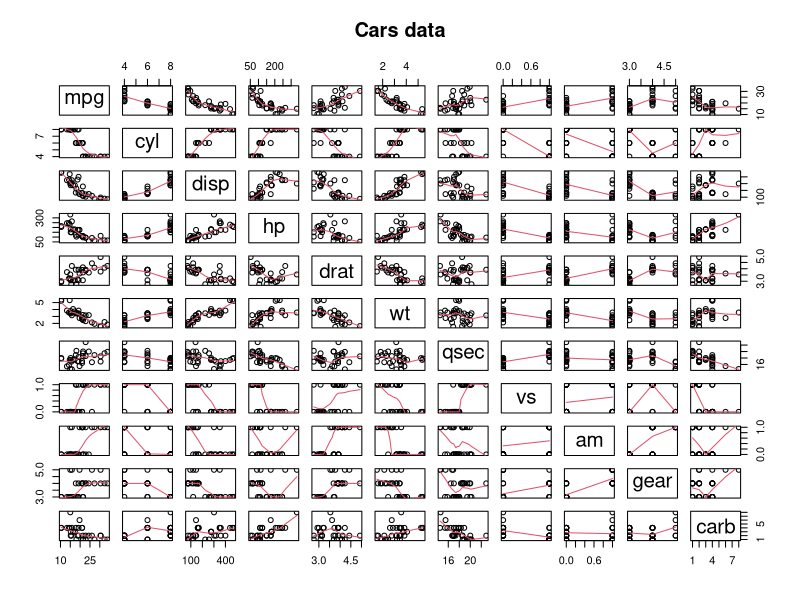
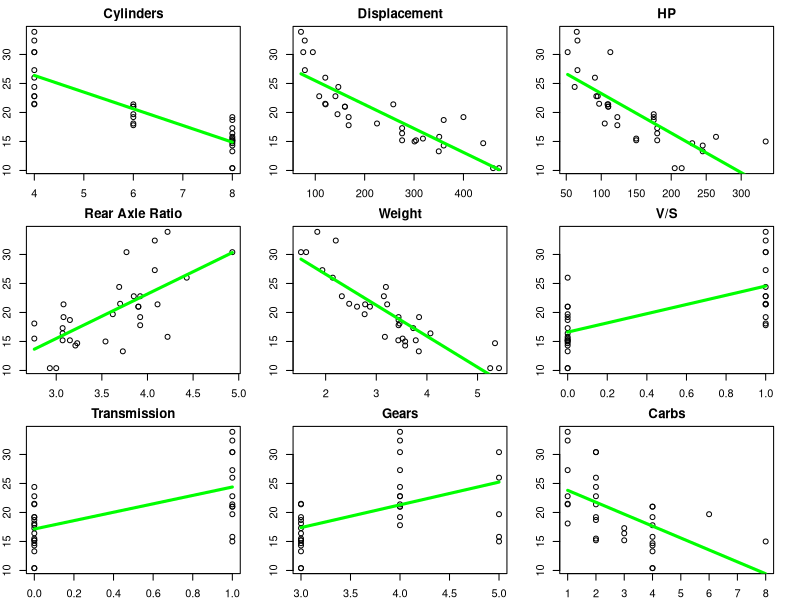
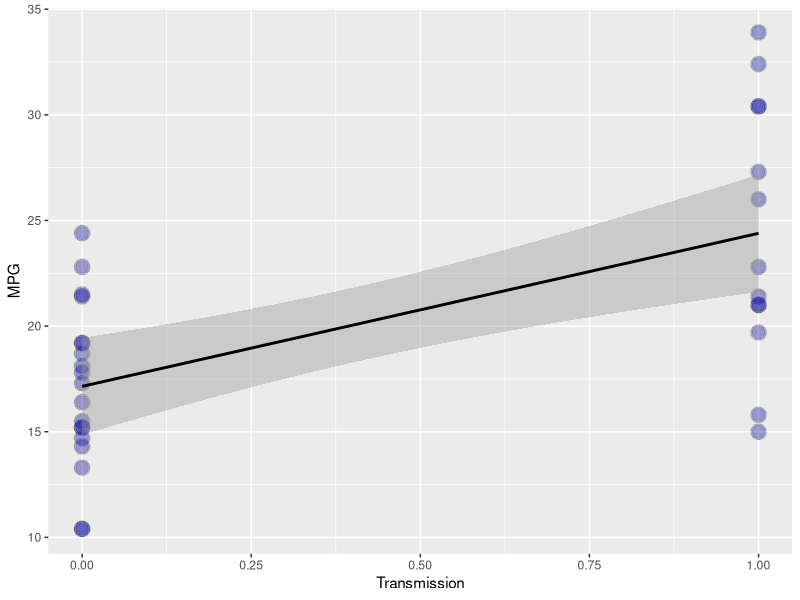

The R source for these figures, in order: (Note: this script raises an error after producing the figures.)
data(mtcars)

pairs(mpg~.,data=mtcars,panel=panel.smooth, main="Cars data")
par(mfrow=c(3,3),mar = rep(2, 4))
plot(mtcars$cyl, mtcars$mpg, main="Cylinders"); lines(mtcars$cyl, lm(mpg ~ cyl, data=mtcars)$fitted, lwd=3, col="green")
plot(mtcars$disp, mtcars$mpg,main="Displacement"); lines(mtcars$disp, lm(mpg ~ disp, data=mtcars)$fitted, lwd=3, col="green")
plot(mtcars$hp, mtcars$mpg,main="HP"); lines(mtcars$hp, lm(mpg ~ hp, data=mtcars)$fitted, lwd=3, col="green")
plot(mtcars$drat, mtcars$mpg,main="Rear Axle Ratio"); lines(mtcars$drat, lm(mpg ~ drat, data=mtcars)$fitted, lwd=3, col="green")
plot(mtcars$wt, mtcars$mpg,main="Weight"); lines(mtcars$wt, lm(mpg ~ wt, data=mtcars)$fitted, lwd=3, col="green")
plot(mtcars$vs, mtcars$mpg,main="V/S"); lines(mtcars$vs, lm(mpg ~ vs, data=mtcars)$fitted, lwd=3, col="green")
plot(mtcars$am, mtcars$mpg,main="Transmission"); lines(mtcars$am, lm(mpg ~ am, data=mtcars)$fitted, lwd=3, col="green")
plot(mtcars$gear, mtcars$mpg,main="Gears"); lines(mtcars$gear, lm(mpg ~ gear, data=mtcars)$fitted, lwd=3, col="green")
plot(mtcars$carb, mtcars$mpg,main="Carbs"); lines(mtcars$carb, lm(mpg ~ carb, data=mtcars)$fitted, lwd=3, col="green")







#mean mpg for automatic
mean_auto=mean(mtcars[mtcars$am==0,]$mpg)

#mean mpg for manual
mean_manual=mean(mtcars[mtcars$am==1,]$mpg)

#Did the student interpret the coefficients correctly?


#Did the student do some exploratory data analyses?

#start by looking at MPG vs automatic and manual
library(ggplot2)
g=ggplot(mtcars,aes(x=am, y=mpg),)
g=g+xlab("Transmission")
g=g+ylab("MPG")
g=g+geom_point(size=5, color="black",alpha=0.2)
g=g+geom_point(size=4,color="blue",alpha=0.2)
g=g+geom_smooth(method="lm",color="black")
g

library(gridExtra)
#add in weight and group by transmission
mtcars$trans="Automatic"
mtcars[mtcars$am==1,]$trans="Manual"
g=ggplot(mtcars,aes(x=wt, y=mpg, fill=trans),)
g=g+xlab("Weight")
g=g+ylab("MPG")
g=g+geom_point(size=5, color="black",alpha=0.2)
g=g+geom_point(size=4, color="blue", alpha=0.2)
g=g+geom_smooth(method="lm",color="black")
g1=g

#add in weight and group by transmission
g=ggplot(mtcars,aes(x=cyl, y=mpg, fill=trans),)
g=g+xlab("Cylinders")
g=g+ylab("MPG")
g=g+geom_point(size=5, color="black",alpha=0.2)
g=g+geom_point(size=4, color="blue", alpha=0.2)
g=g+geom_smooth(method="lm",color="black")
g2=g

grid.arrange(g1, g2, ncol = 2, main = "Grid Plot")

#Did the student fit multiple models and detail their strategy for model selection?
#Look at linear model on transmission only
fit1=lm(mpg ~ ., data=mtcars)
summary(fit1)$coef
fit1R2=summary(fit1)$r.squared
# plot(fit)

fit2=lm(mtcars$mpg ~ mtcars$am)
summary(fit2)$coef
fit2R2=summary(fit2)$r.squared


fit3=lm(mtcars$mpg ~ mtcars$am+mtcars$wt)
summary(fit3)$coef
fit3R2=summary(fit3)$r.squared
# plot(fit)


fit4=lm(mpg ~ am+ wt+cyl, data=mtcars)
summary(fit4)$coef
fit4R2=summary(fit4)$r.squared

# plot(fit)

fit5=lm(mpg ~ wt+cyl, data=mtcars)
summary(fit5)$coef
fit5R2=summary(fit5)$r.squared

# plot(fit)

fit6=lm(mpg ~ wt+cyl+disp, data=mtcars)
summary(fit6)$coef
fit6R2=summary(fit6)$r.squared

plot(fit5)


#Did the student answer the questions of interest or detail why the question(s) is (are) not answerable?

#Did the student do a residual plot and some diagnostics?


#Did the student quantify the uncertainty in their conclusions and/or perform an inference correctly?


#Was the report brief (about 2 pages long) for the main body of the report and no longer than 5 with supporting appendix of figures?

#Did the report include an executive summary?

#Was the report done in Rmd (knitr)?